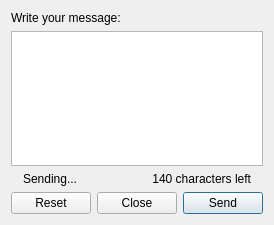
<?xml version="1.0" encoding="UTF-8"?>
<ui version="4.0">
 <class>DMDialog</class>
 <widget class="QDialog" name="DMDialog">
  <property name="geometry">
   <rect>
    <x>0</x>
    <y>0</y>
    <width>257</width>
    <height>225</height>
   </rect>
  </property>
  <property name="maximumSize">
   <size>
    <width>16777215</width>
    <height>250</height>
   </size>
  </property>
  <property name="windowTitle">
   <string>Dialog</string>
  </property>
  <layout class="QVBoxLayout" name="verticalLayout">
   <item>
    <widget class="QLabel" name="promptLabel">
     <property name="text">
      <string>Write your message:</string>
     </property>
    </widget>
   </item>
   <item>
    <widget class="TwitPicTextEdit" name="messageTextEdit">
     <property name="plainText">
      <string notr="true"/>
     </property>
    </widget>
   </item>
   <item>
    <layout class="QHBoxLayout" name="horizontalLayout_2">
     <property name="leftMargin">
      <number>12</number>
     </property>
     <property name="rightMargin">
      <number>12</number>
     </property>
     <item>
      <widget class="QLabel" name="sendingLabel">
       <property name="text">
        <string notr="true">Sending...</string>
       </property>
       <property name="wordWrap">
        <bool>true</bool>
       </property>
      </widget>
     </item>
     <item>
      <widget class="QLabel" name="progressLabel">
       <property name="text">
        <string notr="true"/>
       </property>
       <property name="alignment">
        <set>Qt::AlignRight|Qt::AlignTrailing|Qt::AlignVCenter</set>
       </property>
      </widget>
     </item>
     <item>
      <widget class="QLabel" name="charsLeftLabel">
       <property name="text">
        <string notr="true">140 characters left</string>
       </property>
       <property name="alignment">
        <set>Qt::AlignRight|Qt::AlignTrailing|Qt::AlignVCenter</set>
       </property>
      </widget>
     </item>
    </layout>
   </item>
   <item>
    <layout class="QHBoxLayout" name="horizontalLayout">
     <property name="spacing">
      <number>-1</number>
     </property>
     <item>
      <widget class="QPushButton" name="resetButton">
       <property name="text">
        <string>Reset</string>
       </property>
       <property name="autoDefault">
        <bool>false</bool>
       </property>
      </widget>
     </item>
     <item>
      <widget class="QPushButton" name="closeButton">
       <property name="text">
        <string>Close</string>
       </property>
       <property name="autoDefault">
        <bool>false</bool>
       </property>
       <property name="flat">
        <bool>false</bool>
       </property>
      </widget>
     </item>
     <item>
      <widget class="QPushButton" name="sendButton">
       <property name="text">
        <string>Send</string>
       </property>
       <property name="default">
        <bool>true</bool>
       </property>
      </widget>
     </item>
    </layout>
   </item>
  </layout>
 </widget>
 <customwidgets>
  <customwidget>
   <class>TwitPicTextEdit</class>
   <extends>QPlainTextEdit</extends>
   <header>twitpictextedit.h</header>
  </customwidget>
 </customwidgets>
 <tabstops>
  <tabstop>messageTextEdit</tabstop>
  <tabstop>sendButton</tabstop>
  <tabstop>closeButton</tabstop>
  <tabstop>resetButton</tabstop>
 </tabstops>
 <resources/>
 <connections>
  <connection>
   <sender>resetButton</sender>
   <signal>clicked()</signal>
   <receiver>messageTextEdit</receiver>
   <slot>clear()</slot>
   <hints>
    <hint type="sourcelabel">
     <x>71</x>
     <y>183</y>
    </hint>
    <hint type="destinationlabel">
     <x>61</x>
     <y>64</y>
    </hint>
   </hints>
  </connection>
  <connection>
   <sender>closeButton</sender>
   <signal>clicked()</signal>
   <receiver>DMDialog</receiver>
   <slot>reject()</slot>
   <hints>
    <hint type="sourcelabel">
     <x>170</x>
     <y>183</y>
    </hint>
    <hint type="destinationlabel">
     <x>100</x>
     <y>125</y>
    </hint>
   </hints>
  </connection>
 </connections>
</ui>
